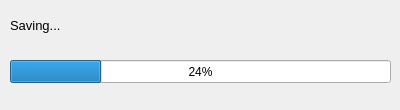
<?xml version="1.0" encoding="UTF-8"?>
<ui version="4.0">
 <class>Dialog</class>
 <widget class="QDialog" name="Dialog">
  <property name="geometry">
   <rect>
    <x>0</x>
    <y>0</y>
    <width>400</width>
    <height>110</height>
   </rect>
  </property>
  <property name="sizePolicy">
   <sizepolicy hsizetype="Fixed" vsizetype="Fixed">
    <horstretch>0</horstretch>
    <verstretch>0</verstretch>
   </sizepolicy>
  </property>
  <property name="minimumSize">
   <size>
    <width>400</width>
    <height>110</height>
   </size>
  </property>
  <property name="maximumSize">
   <size>
    <width>400</width>
    <height>110</height>
   </size>
  </property>
  <property name="windowTitle">
   <string>Dialog</string>
  </property>
  <widget class="QProgressBar" name="progressBar">
   <property name="geometry">
    <rect>
     <x>10</x>
     <y>60</y>
     <width>381</width>
     <height>23</height>
    </rect>
   </property>
   <property name="value">
    <number>24</number>
   </property>
  </widget>
  <widget class="QLabel" name="label">
   <property name="geometry">
    <rect>
     <x>10</x>
     <y>15</y>
     <width>161</width>
     <height>21</height>
    </rect>
   </property>
   <property name="font">
    <font>
     <pointsize>10</pointsize>
    </font>
   </property>
   <property name="text">
    <string>Saving...</string>
   </property>
  </widget>
 </widget>
 <resources/>
 <connections/>
</ui>
